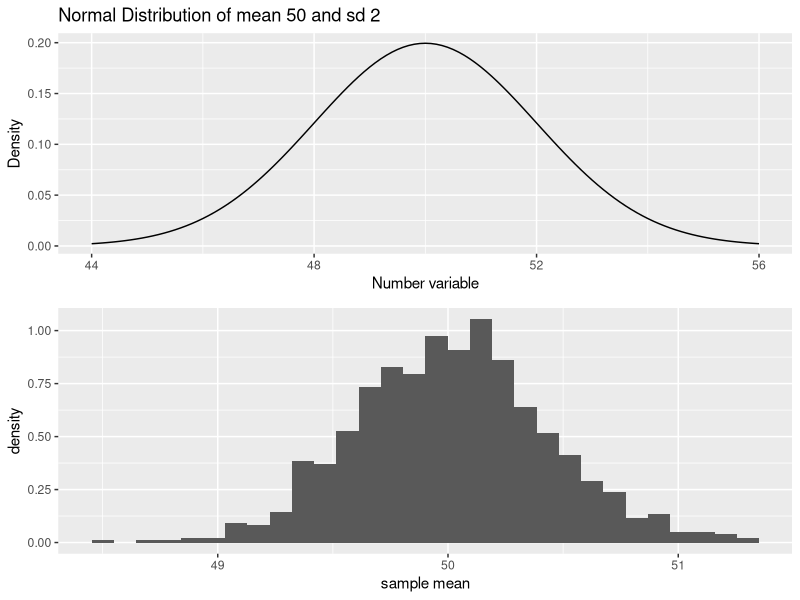

This chart was generated by the following R code:
# File: R_sampling_b.R
# Course: Ch7.R.Sampling
# Section: statisticss from random sampling distribution
# Author: vvn weian chao, CoLLab cc, vvnchao@gmail.com
# Date: 2021-11-15

# Random Sampling from Normal Distribution with mean of 50 and SD of 2
# n = 25 & 1000 times
# (1) theoretical numbers from normal distribution
x <- seq(44,56,0.1)
d <- dnorm(x,mean = 50, sd = 2)
d.norm <- data.frame(x = x, y = d, label = "normal")
library(ggplot2)
p1 <- ggplot(data = d.norm, aes(x,y))+
  geom_line()+
  labs(title = "Normal Distribution of mean 50 and sd 2",
       x = "Number variable",
       y = "Density")
# (2) n = 25, repeatably sampling 1,000

i <- 0
x.mean <- 0
rnorm(25, mean = 50, sd = 2)
for (i in 1:1000) {
  x.mean[i] <- mean(rnorm(25, mean = 50, sd = 2))
}
d.mean <- data.frame(x = x.mean)
p2 <- ggplot(data = d.mean, aes(x,..density..))+
  geom_histogram()+
  labs(x = "sample mean")

library(gridExtra)
grid.arrange(p1,p2,nrow = 2)


